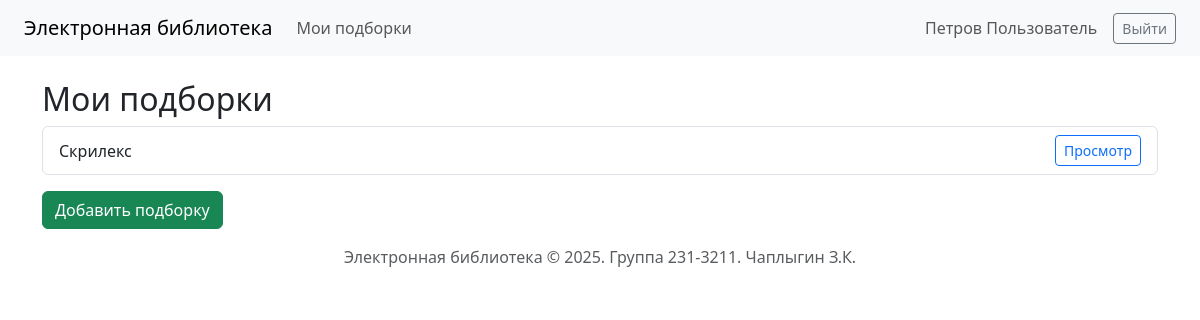
Page /collections (signed in) on the earlier database version.
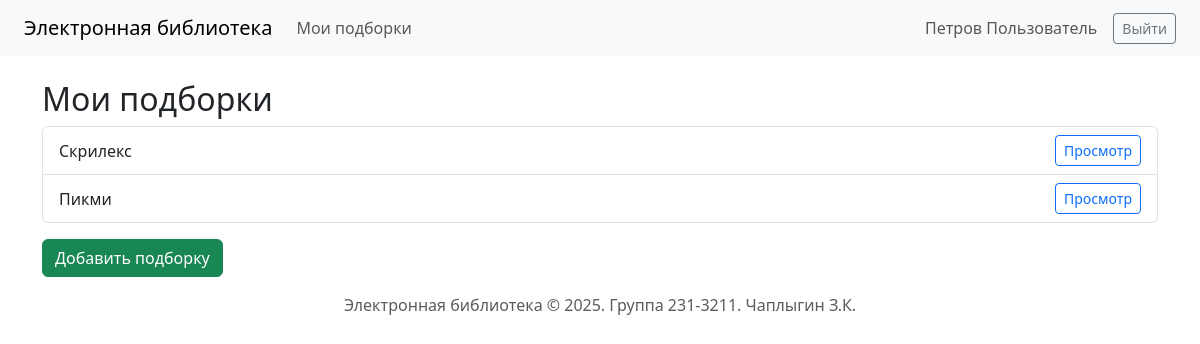
Same page on the later database version.
### app/models.py (models this page shows, shortened)
class User(UserMixin, db.Model):
    id = db.Column(db.Integer, primary_key=True)
    login = db.Column(db.String(64), unique=True, nullable=False)
    password_hash = db.Column(db.String(128), nullable=False)
    last_name = db.Column(db.String(64), nullable=False)
    first_name = db.Column(db.String(64), nullable=False)
    middle_name = db.Column(db.String(64), nullable=True)
    role_id = db.Column(db.Integer, db.ForeignKey('role.id'), nullable=False)
    reviews = db.relationship('Review', backref='user', lazy=True, cascade="all, delete")
    collections = db.relationship('Collection', backref='user', lazy=True, cascade="all, delete")
    def get_full_name(self):
        return f'{self.last_name} {self.first_name} {self.middle_name or ""}'.strip()

class Collection(db.Model):
    id = db.Column(db.Integer, primary_key=True)
    name = db.Column(db.String(128), nullable=False)
    user_id = db.Column(db.Integer, db.ForeignKey('user.id', ondelete='CASCADE'), nullable=False)
    books = db.relationship('Book', secondary=book_collection, backref=db.backref('collections', lazy='dynamic'))

### app/routes/collections.py (the view)
@bp.route('/collections')
@login_required
def list_collections():
    collections = Collection.query.filter_by(user_id=current_user.id).all()
    return render_template('collections/index.html', collections=collections)

### app/models.py (called while the page is built)
@login_manager.user_loader
def load_user(user_id):
    return User.query.get(int(user_id))

### app/templates/collections/index.html (shortened to what this page needs)
{% extends 'base.html' %}
{% block content %}
<h2>Мои подборки</h2>
<ul class="list-group">
    {% for collection in collections %}
        <li class="list-group-item d-flex justify-content-between align-items-center">
            {{ collection.name }}
            <a href="{{ url_for('collections.view_collection', id=collection.id) }}" class="btn btn-sm btn-outline-primary">Просмотр</a>
        </li>
    {% endfor %}
</ul>
<button class="btn btn-success mt-3" data-bs-toggle="modal" data-bs-target="#addCollectionModal">Добавить подборку</button>
{% endblock %}

### app/templates/base.html (shortened to what this page needs)
<!DOCTYPE html>
<html lang="ru">
<head>
    <link rel="stylesheet" href="https://cdn.jsdelivr.net/npm/bootstrap@5.3.0/dist/css/bootstrap.min.css">
    <link rel="stylesheet" href="https://cdn.jsdelivr.net/npm/easymde/dist/easymde.min.css">
</head>
<body>
<nav class="navbar navbar-expand-lg navbar-light bg-light px-4">
    <a class="navbar-brand" href="{{ url_for('books.index') }}">Электронная библиотека</a>
    <div class="collapse navbar-collapse" id="navbarNav">
        <ul class="navbar-nav me-auto mb-2 mb-lg-0">
            {% if current_user.is_authenticated and current_user.role.name == 'пользователь' %}
                <li class="nav-item">
                    <a class="nav-link" href="{{ url_for('collections.list_collections') }}">Мои подборки</a>
                </li>
            {% endif %}
        </ul>
        <ul class="navbar-nav ms-auto align-items-center gap-2 flex-wrap">
            {% if current_user.is_authenticated %}
                <li class="nav-item">
                    <span class="navbar-text me-2">{{ current_user.get_full_name() }}</span>
                </li>
                <li class="nav-item">
                    <a class="btn btn-outline-secondary btn-sm" href="{{ url_for('auth.logout') }}">Выйти</a>
                </li>
            {% endif %}
        </ul>
    </div>
</nav>
<div class="container mt-4">
    {% block content %}{% endblock %}
</div>
<footer class="text-center text-muted py-3">
    Электронная библиотека &copy; 2025. Группа 231-3211. Чаплыгин З.К.
</footer>
</body>
</html>

Differences in the rows shown:
added Collection: name "Пикми"
